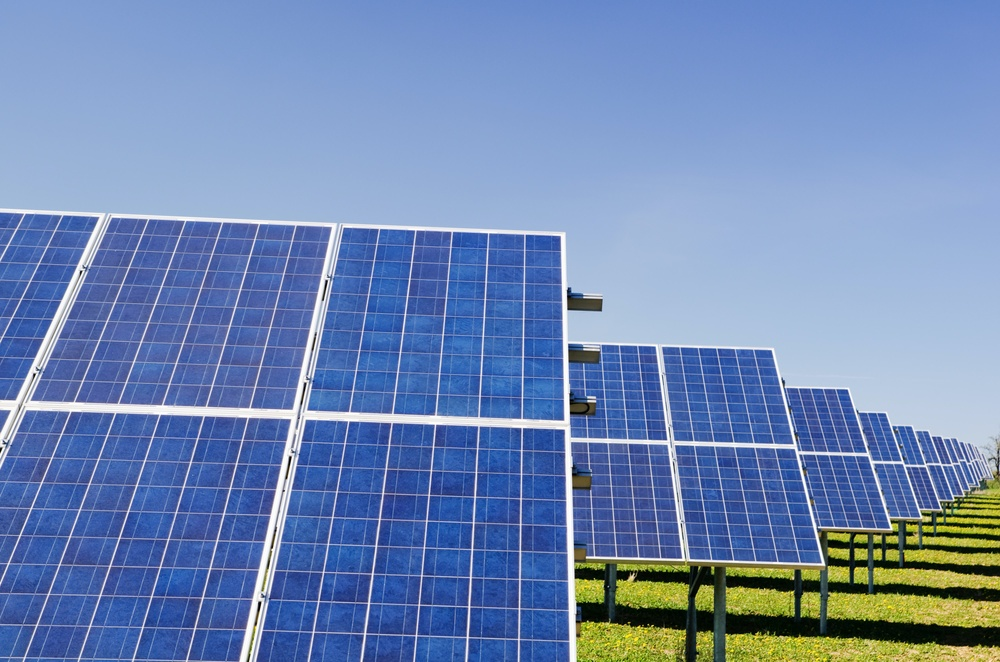
#> input picture imagens/painel_solar.jpg, 1000 x 662 px, shrunk from 4000 x 2649 before the run
$ python alternativa.py
#> lines starting #> are read from the running program, lines starting #| are printed output that depends on the picture; after the words box and inside, x2 and y2 are one past the last pixel; in counts of white or black regions, pixels touching at a corner belong together
import cv2
import numpy as np

# Carregar a imagem da placa solar
img = cv2.imread('../imagens/painel_solar.jpg')
#> img is the input picture: shape (662, 1000, 3); mean B, G, R 179.3, 135.5, 110.5

# Converter a imagem para escala de cinza
gray = cv2.cvtColor(img, cv2.COLOR_BGR2GRAY)
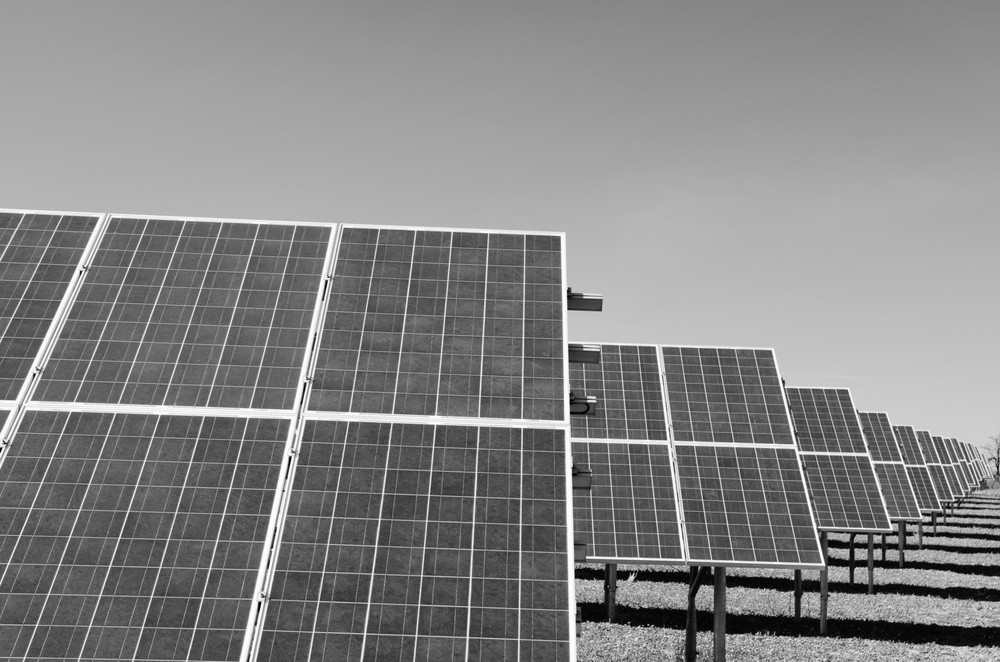
#> gray: shape (662, 1000); min 0, max 255, mean 133

# Definir limite para inverter cores na imagem binarizada
threshold = 125

# Binarizar a imagem com o limite definido e inverter cores
binary = cv2.threshold(gray, threshold, 255, cv2.THRESH_BINARY_INV)[1]
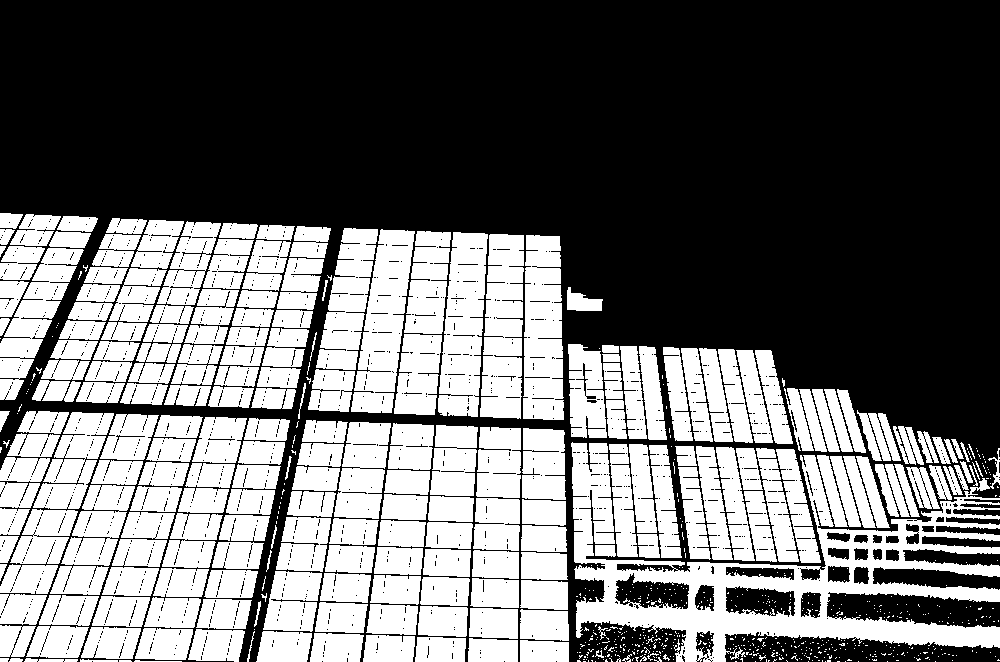
#> binary: shape (662, 1000); 43.5% white; 780 white regions (559 under 20 px)

# Definir a máscara que cobre a placa solar
mask = np.zeros_like(binary)
contours, hierarchy = cv2.findContours(binary, cv2.RETR_TREE, cv2.CHAIN_APPROX_SIMPLE)
#> contours = 2545 contours, 2233 with area under 20; largest, box (x1, y1, x2, y2) and area: (571, 442, 1000, 662) 34374, (351, 229, 415, 413) 6553, (438, 232, 488, 417) 6545, (523, 235, 564, 420) 6403, (480, 234, 524, 419) 6252
for cnt in contours:
    area = cv2.contourArea(cnt)
    if area > 1000:
        cv2.drawContours(mask, [cnt], 0, 255, -1)
#> this loop made 2545 passes
#> area on passes 38, 47, 48: 39.5, 101, 33
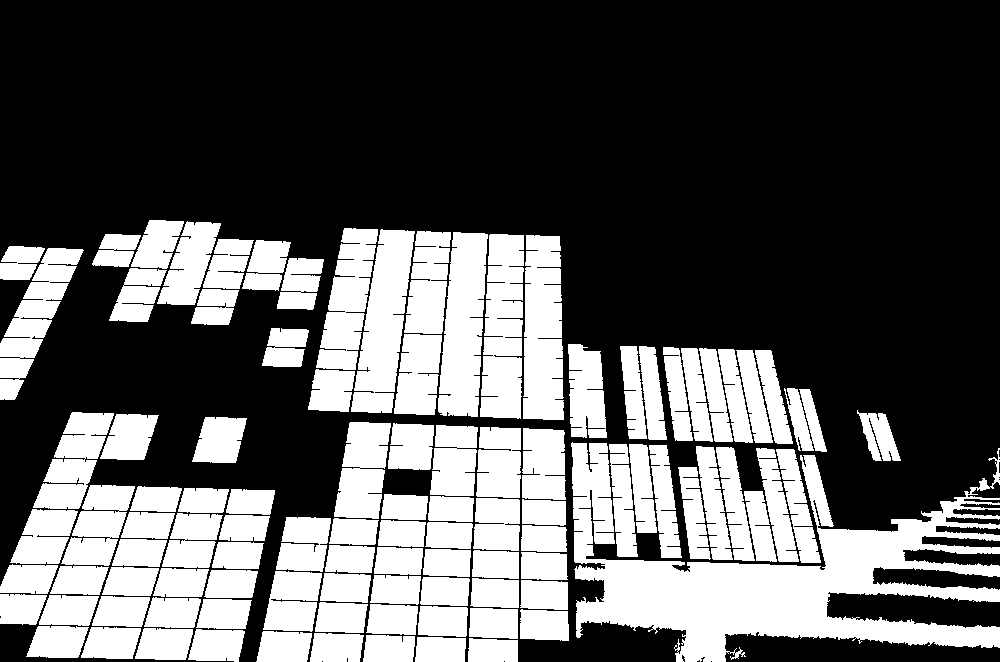
#> mask: shape (662, 1000); 35.8% white; 102 white regions, largest, box (x1, y1, x2, y2) and area: (571, 442, 1000, 662) 36532, (351, 229, 415, 413) 6850, (438, 232, 488, 417) 6823

# Aplicar a máscara à imagem binarizada
binary_masked = cv2.bitwise_and(binary, mask)
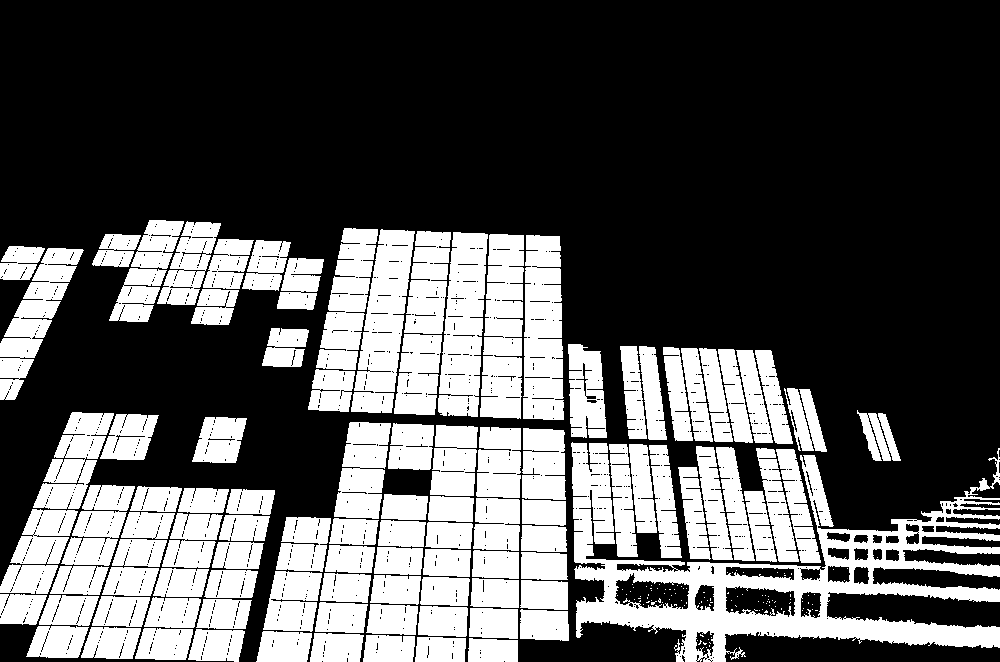
#> binary_masked: shape (662, 1000); 34.1% white; 209 white regions (107 under 20 px), largest, box (x1, y1, x2, y2) and area: (571, 442, 1000, 662) 29054, (351, 229, 415, 413) 6684, (523, 235, 564, 420) 6618

# Inverter as cores do resultado final da máscara
binary_masked = cv2.bitwise_not(binary_masked)

# Contar o número de pixels brancos na região suja da placa solar
# Aqui, utilizamos a função cv2.countNonZero()
# para contar o número de pixels brancos na imagem binarizada que estão dentro da região definida pela máscara
dirty_pixels = cv2.countNonZero(binary_masked)
#> dirty_pixels = 436240

# Contar o número total de pixels na região da máscara
total_pixels = cv2.countNonZero(mask)
#> total_pixels = 236857

# Calcular o percentual de sujidade da placa solar
dirty_percentage = dirty_pixels / total_pixels * 100
#> dirty_percentage = 184.2

# Exibe a imagem segmentada e o percentual de sujeira na tela
cv2.imshow('Imagem segmentada', binary_masked)
cv2.waitKey(0)
cv2.destroyAllWindows()

# Imprimir o resultado
print(f'Percentual de sujidade: {dirty_percentage:.2f}%')
#| Percentual de sujidade: 184.18%
cv2.imwrite('imagem_processada.png', binary_masked)
